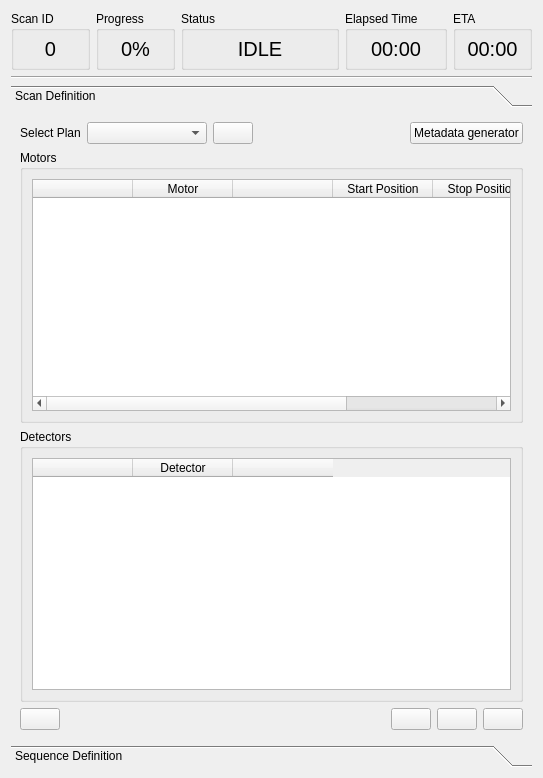
<?xml version="1.0" encoding="UTF-8"?>
<ui version="4.0">
 <class>ScanMechanicsWidget</class>
 <widget class="QWidget" name="ScanMechanicsWidget">
  <property name="geometry">
   <rect>
    <x>0</x>
    <y>0</y>
    <width>543</width>
    <height>778</height>
   </rect>
  </property>
  <property name="sizePolicy">
   <sizepolicy hsizetype="MinimumExpanding" vsizetype="MinimumExpanding">
    <horstretch>0</horstretch>
    <verstretch>0</verstretch>
   </sizepolicy>
  </property>
  <property name="minimumSize">
   <size>
    <width>490</width>
    <height>510</height>
   </size>
  </property>
  <property name="windowTitle">
   <string>Form</string>
  </property>
  <layout class="QVBoxLayout" name="verticalLayout">
   <item>
    <layout class="QVBoxLayout" name="verticalLayout_6">
     <item>
      <layout class="QGridLayout" name="gridLayout">
       <property name="sizeConstraint">
        <enum>QLayout::SetDefaultConstraint</enum>
       </property>
       <item row="0" column="1">
        <widget class="QGroupBox" name="frameGroupBox">
         <property name="sizePolicy">
          <sizepolicy hsizetype="Preferred" vsizetype="Fixed">
           <horstretch>0</horstretch>
           <verstretch>0</verstretch>
          </sizepolicy>
         </property>
         <property name="minimumSize">
          <size>
           <width>0</width>
           <height>55</height>
          </size>
         </property>
         <property name="title">
          <string>Progress</string>
         </property>
         <layout class="QVBoxLayout" name="verticalLayout_10">
          <property name="topMargin">
           <number>6</number>
          </property>
          <property name="bottomMargin">
           <number>6</number>
          </property>
          <item>
           <widget class="QLabel" name="progress">
            <property name="sizePolicy">
             <sizepolicy hsizetype="Preferred" vsizetype="Minimum">
              <horstretch>0</horstretch>
              <verstretch>0</verstretch>
             </sizepolicy>
            </property>
            <property name="minimumSize">
             <size>
              <width>0</width>
              <height>16</height>
             </size>
            </property>
            <property name="font">
             <font>
              <pointsize>15</pointsize>
             </font>
            </property>
            <property name="text">
             <string>0%</string>
            </property>
            <property name="alignment">
             <set>Qt::AlignCenter</set>
            </property>
           </widget>
          </item>
         </layout>
        </widget>
       </item>
       <item row="0" column="0">
        <widget class="QGroupBox" name="scanIDGroupBox">
         <property name="sizePolicy">
          <sizepolicy hsizetype="Preferred" vsizetype="Fixed">
           <horstretch>0</horstretch>
           <verstretch>0</verstretch>
          </sizepolicy>
         </property>
         <property name="minimumSize">
          <size>
           <width>0</width>
           <height>55</height>
          </size>
         </property>
         <property name="title">
          <string>Scan ID</string>
         </property>
         <layout class="QVBoxLayout" name="verticalLayout_12">
          <property name="topMargin">
           <number>6</number>
          </property>
          <property name="bottomMargin">
           <number>6</number>
          </property>
          <item>
           <widget class="QLabel" name="scanIDLabel">
            <property name="sizePolicy">
             <sizepolicy hsizetype="Preferred" vsizetype="Fixed">
              <horstretch>0</horstretch>
              <verstretch>0</verstretch>
             </sizepolicy>
            </property>
            <property name="minimumSize">
             <size>
              <width>0</width>
              <height>16</height>
             </size>
            </property>
            <property name="font">
             <font>
              <pointsize>15</pointsize>
             </font>
            </property>
            <property name="text">
             <string>0</string>
            </property>
            <property name="alignment">
             <set>Qt::AlignCenter</set>
            </property>
           </widget>
          </item>
         </layout>
        </widget>
       </item>
       <item row="0" column="4">
        <widget class="QGroupBox" name="elapsedGroupBox">
         <property name="sizePolicy">
          <sizepolicy hsizetype="Preferred" vsizetype="Fixed">
           <horstretch>0</horstretch>
           <verstretch>0</verstretch>
          </sizepolicy>
         </property>
         <property name="minimumSize">
          <size>
           <width>0</width>
           <height>55</height>
          </size>
         </property>
         <property name="title">
          <string>Elapsed Time</string>
         </property>
         <layout class="QVBoxLayout" name="verticalLayout_11">
          <property name="topMargin">
           <number>6</number>
          </property>
          <property name="bottomMargin">
           <number>6</number>
          </property>
          <item>
           <widget class="QLabel" name="elapsedLabel">
            <property name="sizePolicy">
             <sizepolicy hsizetype="Preferred" vsizetype="Fixed">
              <horstretch>0</horstretch>
              <verstretch>0</verstretch>
             </sizepolicy>
            </property>
            <property name="minimumSize">
             <size>
              <width>0</width>
              <height>16</height>
             </size>
            </property>
            <property name="font">
             <font>
              <pointsize>15</pointsize>
             </font>
            </property>
            <property name="text">
             <string>00:00</string>
            </property>
            <property name="alignment">
             <set>Qt::AlignCenter</set>
            </property>
           </widget>
          </item>
         </layout>
        </widget>
       </item>
       <item row="0" column="2" colspan="2">
        <widget class="QGroupBox" name="statusGroupBox">
         <property name="sizePolicy">
          <sizepolicy hsizetype="Preferred" vsizetype="Fixed">
           <horstretch>0</horstretch>
           <verstretch>0</verstretch>
          </sizepolicy>
         </property>
         <property name="minimumSize">
          <size>
           <width>0</width>
           <height>55</height>
          </size>
         </property>
         <property name="title">
          <string>Status</string>
         </property>
         <layout class="QVBoxLayout" name="verticalLayout_8">
          <property name="topMargin">
           <number>6</number>
          </property>
          <property name="bottomMargin">
           <number>6</number>
          </property>
          <item>
           <widget class="QLabel" name="statusLabel">
            <property name="sizePolicy">
             <sizepolicy hsizetype="Preferred" vsizetype="Fixed">
              <horstretch>0</horstretch>
              <verstretch>0</verstretch>
             </sizepolicy>
            </property>
            <property name="minimumSize">
             <size>
              <width>0</width>
              <height>16</height>
             </size>
            </property>
            <property name="font">
             <font>
              <pointsize>15</pointsize>
             </font>
            </property>
            <property name="text">
             <string>IDLE</string>
            </property>
            <property name="alignment">
             <set>Qt::AlignCenter</set>
            </property>
           </widget>
          </item>
         </layout>
        </widget>
       </item>
       <item row="0" column="5">
        <widget class="QGroupBox" name="etaGroupBox">
         <property name="sizePolicy">
          <sizepolicy hsizetype="Preferred" vsizetype="Fixed">
           <horstretch>0</horstretch>
           <verstretch>0</verstretch>
          </sizepolicy>
         </property>
         <property name="minimumSize">
          <size>
           <width>0</width>
           <height>55</height>
          </size>
         </property>
         <property name="title">
          <string>ETA</string>
         </property>
         <layout class="QVBoxLayout" name="verticalLayout_9">
          <property name="topMargin">
           <number>6</number>
          </property>
          <property name="bottomMargin">
           <number>6</number>
          </property>
          <item>
           <widget class="QLabel" name="etaLabel">
            <property name="sizePolicy">
             <sizepolicy hsizetype="Preferred" vsizetype="Minimum">
              <horstretch>0</horstretch>
              <verstretch>0</verstretch>
             </sizepolicy>
            </property>
            <property name="minimumSize">
             <size>
              <width>0</width>
              <height>16</height>
             </size>
            </property>
            <property name="font">
             <font>
              <pointsize>15</pointsize>
             </font>
            </property>
            <property name="text">
             <string>00:00</string>
            </property>
            <property name="alignment">
             <set>Qt::AlignCenter</set>
            </property>
           </widget>
          </item>
         </layout>
        </widget>
       </item>
      </layout>
     </item>
     <item>
      <widget class="Line" name="line">
       <property name="orientation">
        <enum>Qt::Horizontal</enum>
       </property>
      </widget>
     </item>
     <item>
      <widget class="QToolBox" name="ScanToolBox">
       <property name="sizePolicy">
        <sizepolicy hsizetype="MinimumExpanding" vsizetype="MinimumExpanding">
         <horstretch>0</horstretch>
         <verstretch>0</verstretch>
        </sizepolicy>
       </property>
       <property name="currentIndex">
        <number>0</number>
       </property>
       <widget class="QWidget" name="scanDefinitionPage">
        <property name="geometry">
         <rect>
          <x>0</x>
          <y>0</y>
          <width>517</width>
          <height>578</height>
         </rect>
        </property>
        <property name="sizePolicy">
         <sizepolicy hsizetype="Preferred" vsizetype="MinimumExpanding">
          <horstretch>0</horstretch>
          <verstretch>0</verstretch>
         </sizepolicy>
        </property>
        <attribute name="label">
         <string>Scan Definition</string>
        </attribute>
        <layout class="QVBoxLayout" name="verticalLayout_7">
         <item>
          <layout class="QVBoxLayout" name="verticalLayout_2" stretch="5,45,45,5">
           <property name="topMargin">
            <number>0</number>
           </property>
           <item>
            <layout class="QHBoxLayout" name="scanNameLayout">
             <item>
              <widget class="QLabel" name="planNameLabel">
               <property name="sizePolicy">
                <sizepolicy hsizetype="Fixed" vsizetype="Minimum">
                 <horstretch>0</horstretch>
                 <verstretch>0</verstretch>
                </sizepolicy>
               </property>
               <property name="minimumSize">
                <size>
                 <width>0</width>
                 <height>0</height>
                </size>
               </property>
               <property name="text">
                <string>Select Plan</string>
               </property>
               <property name="alignment">
                <set>Qt::AlignCenter</set>
               </property>
              </widget>
             </item>
             <item>
              <widget class="QComboBox" name="planComboBox">
               <property name="sizePolicy">
                <sizepolicy hsizetype="Minimum" vsizetype="Fixed">
                 <horstretch>0</horstretch>
                 <verstretch>0</verstretch>
                </sizepolicy>
               </property>
               <property name="minimumSize">
                <size>
                 <width>120</width>
                 <height>0</height>
                </size>
               </property>
               <property name="baseSize">
                <size>
                 <width>0</width>
                 <height>0</height>
                </size>
               </property>
              </widget>
             </item>
             <item>
              <widget class="QPushButton" name="addPlanButton">
               <property name="sizePolicy">
                <sizepolicy hsizetype="Minimum" vsizetype="Fixed">
                 <horstretch>0</horstretch>
                 <verstretch>0</verstretch>
                </sizepolicy>
               </property>
               <property name="minimumSize">
                <size>
                 <width>0</width>
                 <height>0</height>
                </size>
               </property>
               <property name="text">
                <string/>
               </property>
              </widget>
             </item>
             <item>
              <spacer name="horizontalSpacer_2">
               <property name="orientation">
                <enum>Qt::Horizontal</enum>
               </property>
               <property name="sizeType">
                <enum>QSizePolicy::MinimumExpanding</enum>
               </property>
               <property name="sizeHint" stdset="0">
                <size>
                 <width>40</width>
                 <height>20</height>
                </size>
               </property>
              </spacer>
             </item>
             <item>
              <widget class="QPushButton" name="mdgButton">
               <property name="text">
                <string>Metadata generator</string>
               </property>
              </widget>
             </item>
            </layout>
           </item>
           <item>
            <widget class="QGroupBox" name="motorGroupBox">
             <property name="sizePolicy">
              <sizepolicy hsizetype="MinimumExpanding" vsizetype="MinimumExpanding">
               <horstretch>0</horstretch>
               <verstretch>0</verstretch>
              </sizepolicy>
             </property>
             <property name="minimumSize">
              <size>
               <width>0</width>
               <height>160</height>
              </size>
             </property>
             <property name="title">
              <string>Motors</string>
             </property>
             <layout class="QHBoxLayout" name="horizontalLayout_2">
              <item>
               <widget class="QTableWidget" name="motorTableWidget">
                <property name="sizePolicy">
                 <sizepolicy hsizetype="MinimumExpanding" vsizetype="MinimumExpanding">
                  <horstretch>0</horstretch>
                  <verstretch>0</verstretch>
                 </sizepolicy>
                </property>
                <property name="minimumSize">
                 <size>
                  <width>0</width>
                  <height>0</height>
                 </size>
                </property>
                <property name="baseSize">
                 <size>
                  <width>0</width>
                  <height>0</height>
                 </size>
                </property>
                <property name="showGrid">
                 <bool>true</bool>
                </property>
                <column>
                 <property name="text">
                  <string/>
                 </property>
                </column>
                <column>
                 <property name="text">
                  <string>Motor</string>
                 </property>
                </column>
                <column>
                 <property name="text">
                  <string/>
                 </property>
                </column>
                <column>
                 <property name="text">
                  <string>Start Position</string>
                 </property>
                </column>
                <column>
                 <property name="text">
                  <string>Stop Position</string>
                 </property>
                </column>
                <column>
                 <property name="text">
                  <string>Num of Points</string>
                 </property>
                </column>
               </widget>
              </item>
             </layout>
            </widget>
           </item>
           <item>
            <widget class="QGroupBox" name="detectorGroupBox">
             <property name="sizePolicy">
              <sizepolicy hsizetype="MinimumExpanding" vsizetype="MinimumExpanding">
               <horstretch>0</horstretch>
               <verstretch>0</verstretch>
              </sizepolicy>
             </property>
             <property name="minimumSize">
              <size>
               <width>0</width>
               <height>100</height>
              </size>
             </property>
             <property name="title">
              <string>Detectors</string>
             </property>
             <layout class="QVBoxLayout" name="verticalLayout_5">
              <item>
               <widget class="QTableWidget" name="detectorTableWidget">
                <property name="sizePolicy">
                 <sizepolicy hsizetype="MinimumExpanding" vsizetype="MinimumExpanding">
                  <horstretch>0</horstretch>
                  <verstretch>0</verstretch>
                 </sizepolicy>
                </property>
                <property name="minimumSize">
                 <size>
                  <width>0</width>
                  <height>100</height>
                 </size>
                </property>
                <column>
                 <property name="text">
                  <string/>
                 </property>
                </column>
                <column>
                 <property name="text">
                  <string>Detector</string>
                 </property>
                </column>
                <column>
                 <property name="text">
                  <string/>
                 </property>
                </column>
               </widget>
              </item>
             </layout>
            </widget>
           </item>
           <item>
            <layout class="QHBoxLayout" name="horizontalLayout">
             <item>
              <widget class="QPushButton" name="savePlanButton">
               <property name="text">
                <string/>
               </property>
              </widget>
             </item>
             <item>
              <spacer name="horizontalSpacer">
               <property name="orientation">
                <enum>Qt::Horizontal</enum>
               </property>
               <property name="sizeHint" stdset="0">
                <size>
                 <width>40</width>
                 <height>20</height>
                </size>
               </property>
              </spacer>
             </item>
             <item>
              <widget class="QPushButton" name="stopButton">
               <property name="sizePolicy">
                <sizepolicy hsizetype="Fixed" vsizetype="Fixed">
                 <horstretch>0</horstretch>
                 <verstretch>0</verstretch>
                </sizepolicy>
               </property>
               <property name="text">
                <string/>
               </property>
              </widget>
             </item>
             <item>
              <widget class="QPushButton" name="pauseButton">
               <property name="sizePolicy">
                <sizepolicy hsizetype="Fixed" vsizetype="Fixed">
                 <horstretch>0</horstretch>
                 <verstretch>0</verstretch>
                </sizepolicy>
               </property>
               <property name="text">
                <string/>
               </property>
              </widget>
             </item>
             <item>
              <widget class="QPushButton" name="runButton">
               <property name="sizePolicy">
                <sizepolicy hsizetype="Fixed" vsizetype="Fixed">
                 <horstretch>0</horstretch>
                 <verstretch>0</verstretch>
                </sizepolicy>
               </property>
               <property name="text">
                <string/>
               </property>
              </widget>
             </item>
            </layout>
           </item>
          </layout>
         </item>
        </layout>
       </widget>
       <widget class="QWidget" name="sequenceDefinitionPage">
        <property name="geometry">
         <rect>
          <x>0</x>
          <y>0</y>
          <width>517</width>
          <height>578</height>
         </rect>
        </property>
        <attribute name="label">
         <string>Sequence Definition</string>
        </attribute>
        <widget class="QGroupBox" name="sequenceGroupBox">
         <property name="geometry">
          <rect>
           <x>10</x>
           <y>0</y>
           <width>431</width>
           <height>261</height>
          </rect>
         </property>
         <property name="title">
          <string>Sequence</string>
         </property>
         <widget class="QTableView" name="tableView">
          <property name="geometry">
           <rect>
            <x>10</x>
            <y>30</y>
            <width>411</width>
            <height>192</height>
           </rect>
          </property>
         </widget>
        </widget>
       </widget>
      </widget>
     </item>
    </layout>
   </item>
  </layout>
 </widget>
 <resources/>
 <connections/>
</ui>
